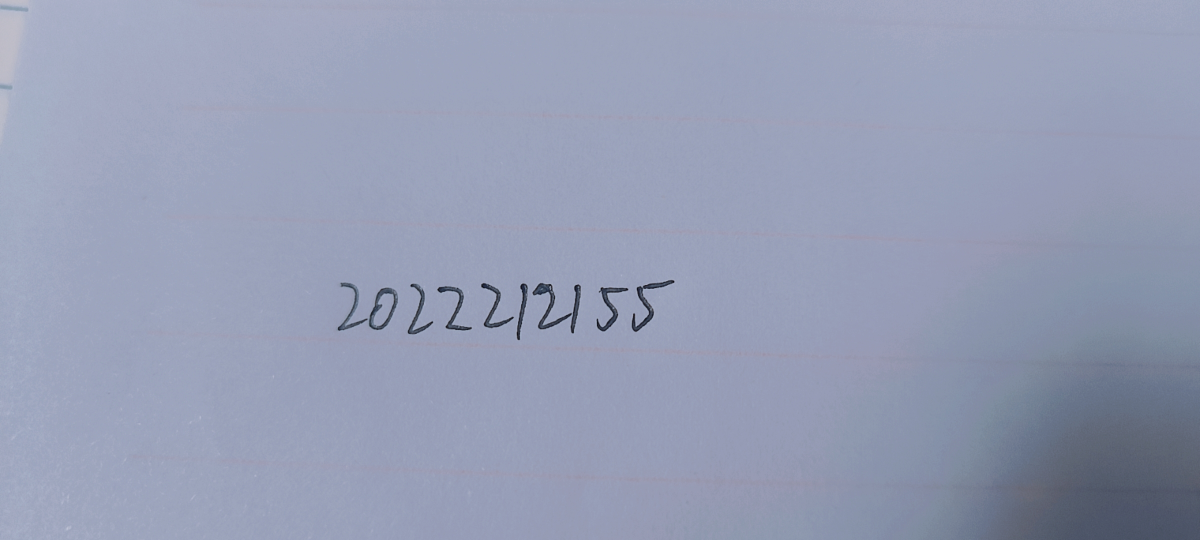
#> input picture CV_lab3/input_image.jpg, 2400 x 1080 px (shown at 1/2 size)
$ python -i inference.py   (imports and definitions only)
#> lines starting #> are read from the running program, lines starting #| are printed output that depends on the picture; after the words box and inside, x2 and y2 are one past the last pixel; in counts of white or black regions, pixels touching at a corner belong together
import torch
import torch.nn as nn
import matplotlib.pyplot as plt
import torch.nn.functional as F
import cv2
import numpy as np
import os

os.environ['KMP_DUPLICATE_LIB_OK'] = 'TRUE'
# [1 line not run here, left out]
class CNN(nn.Module):
    # [15 lines left out: functions __init__, forward, not called in this run]

def accessPiexl(img):
    height = img.shape[0]
    width = img.shape[1]
    for i in range(height):
        for j in range(width):
            img[i][j] = 255 - img[i][j]
    return img


def accessBinary(img):
    img = accessPiexl(img)
    kernel = np.ones((3, 3), np.uint8)

    # img = cv2.medianBlur(img, 3)          # 均值滤波 即当对一个值进行滤波时，使用当前值与周围8个值之和，取平均做为当前值
    img = cv2.GaussianBlur(img, (3, 3), 0)  # 高斯滤波 根据高斯的距离对周围的点进行加权,求平均值1，0.8， 0.6， 0.8
    # img = cv2.medianBlur(img, 3)          # 中值滤波 将9个数据从小到大排列，取中间值作为当前值

    # 腐蚀，去除边缘毛躁
    img = cv2.erode(img, kernel, iterations=1)

    # 二值化
    img = cv2.adaptiveThreshold(img, 255, cv2.ADAPTIVE_THRESH_MEAN_C, cv2.THRESH_BINARY, 7, -9)  # 自适应滤波   这个效果还行

    # 边缘膨胀
    img = cv2.dilate(img, kernel, iterations=8)
    return img


def findBorderContours(path, maxArea=100):
#> called with path = 'input_image.jpg', maxArea = 100
    img = cv2.imread(path, cv2.IMREAD_GRAYSCALE)
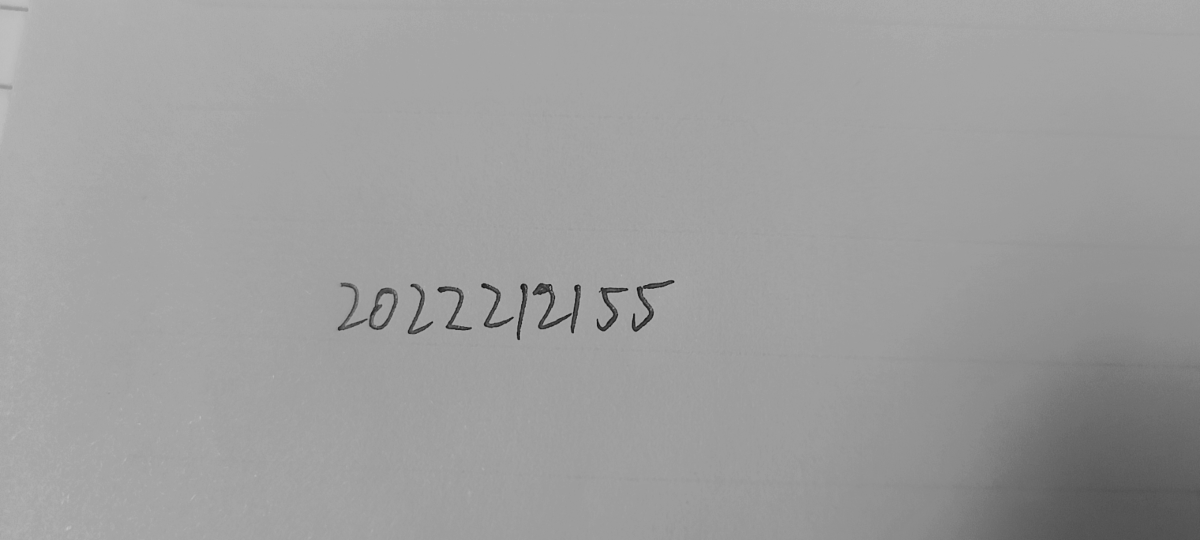
#> img: shape (1080, 2400) (shown at 1/2 size); min 2, max 196, mean 157.4
    img = accessBinary(img)
#> after the loop in accessPiexl, `for i in range(height):`:
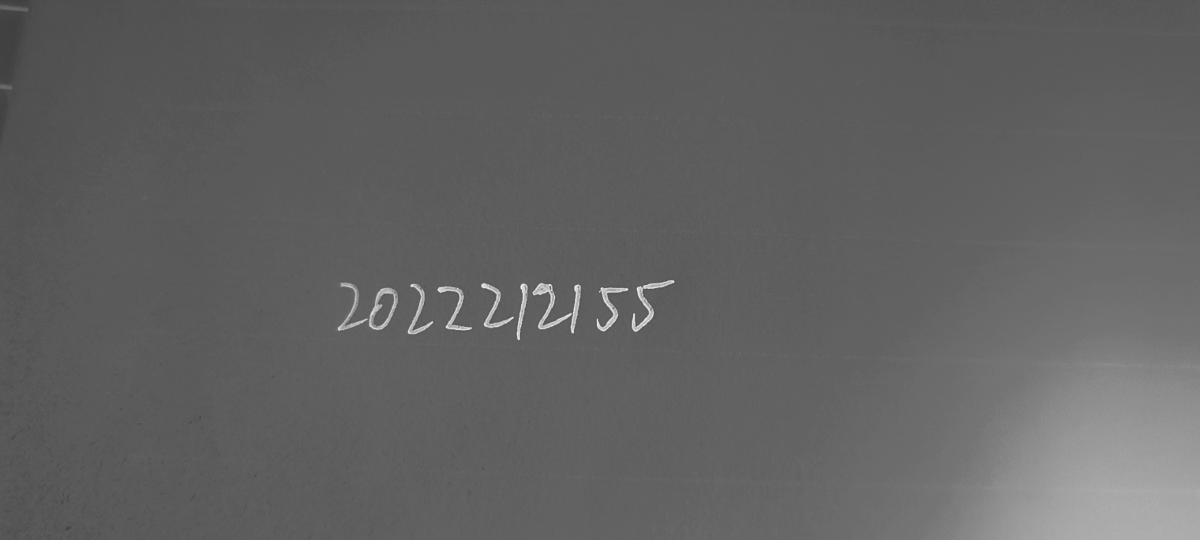
#> img: shape (1080, 2400) (shown at 1/2 size); min 59, max 253, mean 97.6
#> in accessBinary, `img = cv2.adaptiveThreshold(img, 255, cv2.ADAPTIVE_THRESH_MEAN_C, cv2...`:
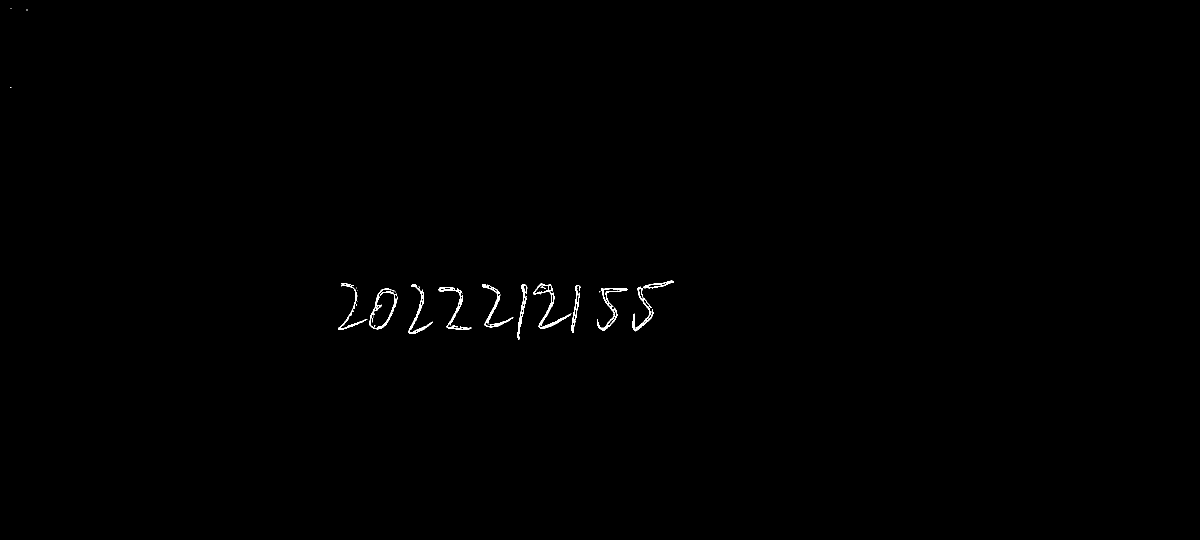
#> img: shape (1080, 2400) (shown at 1/2 size); 0.27% white; 30 white regions (18 under 20 px), largest, box (x1, y1, x2, y2) and area: (1066, 567, 1143, 658) 859, (739, 577, 795, 659) 755, (1194, 576, 1256, 662) 739
#> in accessBinary, `img = cv2.dilate(img, kernel, iterations=8)`:
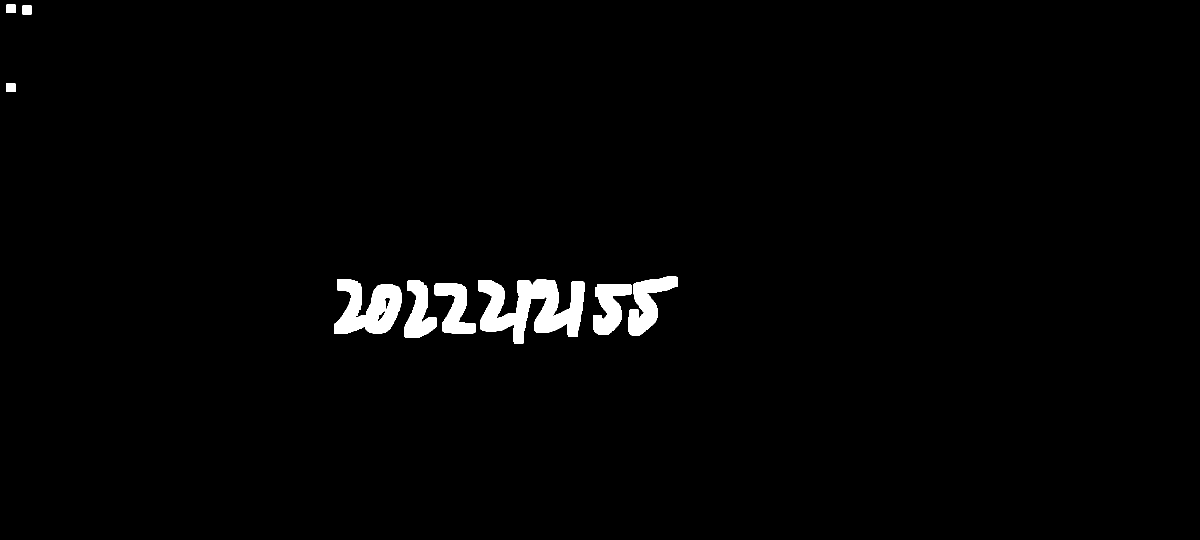
#> img: shape (1080, 2400) (shown at 1/2 size); 1.7% white; 9 white regions

    contours, _ = cv2.findContours(img, cv2.RETR_EXTERNAL, cv2.CHAIN_APPROX_NONE)
#> contours = 9 contours; largest, box (x1, y1, x2, y2) and area: (956, 559, 1169, 687) 14684, (669, 559, 803, 668) 9287, (1257, 553, 1356, 671) 5427, (1186, 568, 1264, 670) 4574, (868, 566, 951, 668) 4292
    borders = []
    for contour in contours:
        x, y, w, h = cv2.boundingRect(contour)
        if w * h > maxArea:
            if h > 20:
                border = [(x - 4, y - 4), (x + w + 4, y + h + 4)]
                borders.append(border)
#> this loop made 9 passes
#> (x, y, w, h, border) on passes 1 to 6: (1186, 568, 78, 102, [(1182, 564), (1268, 674)]), (868, 566, 83, 102, [(864, 562), (955, 672)]), (808, 561, 66, 114, [(804, 557), (878, 679)]), (956, 559, 213, 128, [(952, 555), (1173, 691)]), (669, 559, 134, 109, [(665, 555), (807, 672)]), (1257, 553, 99, 118, [(1253, 549), (1360, 675)])
#> (x, y, w, h) on passes 7 to 9: (13, 166, 18, 18), (45, 11, 18, 18), (13, 9, 18, 17)
#> after the loop, borders = [[(1182, 564), (1268, 674)], [(864, 562), (955, 672)], [(804, 557), (878, 679)], [(952, 555), (1173, 691)], [(665, 555), (807, 672)], [(1253, 549), (1360, 675)]]
    borders.sort(key=lambda x: x[0][0])

    return borders


# [62 lines left out: functions showResults, transMNIST, main_img, not called in this run]

>>> result = findBorderContours('input_image.jpg')
#> result = [[(665, 555), (807, 672)], [(804, 557), (878, 679)], [(864, 562), (955, 672)], [(952, 555), (1173, 691)], [(1182, 564), (1268, 674)], [(1253, 549), (1360, 675)]]
